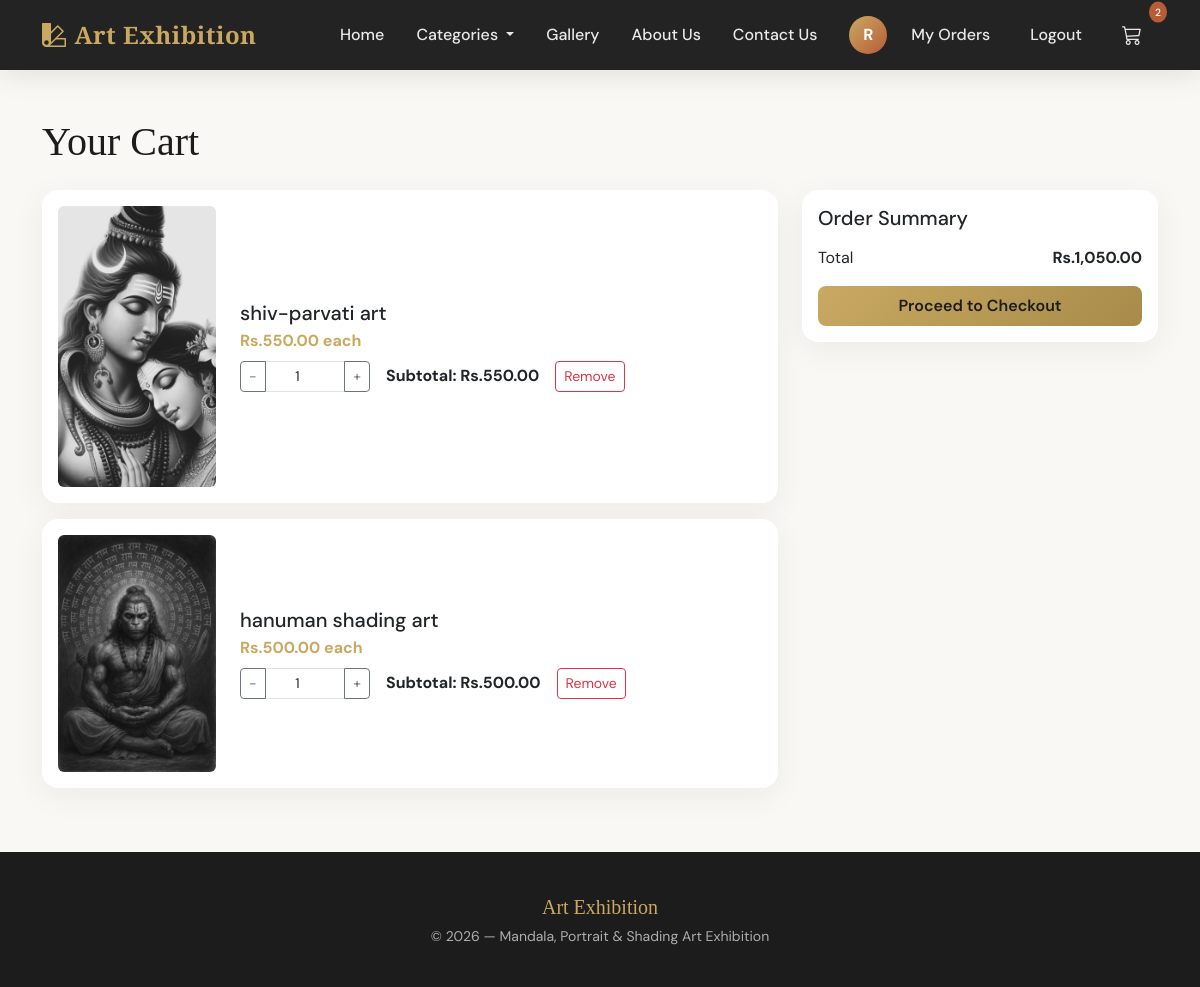
The page /cart/ (signed in) on the database its author committed.
### core/models.py (models this page shows, shortened)
class SiteSettings(models.Model):
    site_name = models.CharField(max_length=100, default='Art Exhibition')
    about_us_title = models.CharField(max_length=200, default='About Art Exhibition')
    about_us_content = models.TextField(default='We showcase beautiful artworks including mandala, portrait, and shading art.')
    contact_email = models.EmailField(default='contact@artexhibition.com')
    contact_phone = models.CharField(max_length=20, default='+91 98765 43210')
    contact_address = models.TextField(default='123 Art Gallery Street, Mumbai, India')
    hero_title = models.CharField(max_length=200, default='Discover Beautiful Art')
    hero_subtitle = models.CharField(max_length=300, default='Mandala, Portrait & Shading Art Exhibition')
    hero_background = models.ImageField(upload_to='hero/', blank=True, null=True)
    hero_background_url = models.URLField(blank=True, null=True)

class User(AbstractUser):
    USER_TYPE_CHOICES = (
        ('admin', 'Admin'),
        ('client', 'Client'),
    )
    email = models.EmailField(unique=True)
    user_type = models.CharField(max_length=10, choices=USER_TYPE_CHOICES, default='client')
    phone = models.CharField(max_length=15, blank=True)
    address = models.TextField(blank=True)
    profile_pic = models.ImageField(upload_to='profiles/', blank=True, null=True)
    created_at = models.DateTimeField(auto_now_add=True)
    updated_at = models.DateTimeField(auto_now=True)
    USERNAME_FIELD = 'email'
    REQUIRED_FIELDS = ['username']
    def get_display_name(self):
        if self.username:
            return self.username[0].upper()
        if self.email:
            return self.email[0].upper()
        return 'U'

class Cart(models.Model):
    user = models.ForeignKey(User, on_delete=models.CASCADE, related_name='carts')
    painting = models.ForeignKey(Painting, on_delete=models.CASCADE, related_name='cart_items')
    quantity = models.PositiveIntegerField(default=1)
    created_at = models.DateTimeField(auto_now_add=True)
    class Meta:
        ordering = ['-created_at']
        unique_together = ['user', 'painting']
    @property
    def subtotal(self):
        return self.painting.price * self.quantity

class Painting(models.Model):
    title = models.CharField(max_length=255)
    slug = models.SlugField(unique=True, max_length=255)
    description = models.TextField(blank=True)
    category = models.ForeignKey(Category, on_delete=models.SET_NULL, null=True, related_name='paintings')
    image = models.ImageField(upload_to=painting_upload_path, blank=True, null=True)
    image_url = models.URLField(blank=True, null=True, help_text='External image URL if no file uploaded')
    price = models.DecimalField(max_digits=10, decimal_places=2, default=0)
    dimension = models.CharField(max_length=100, blank=True)
    medium = models.CharField(max_length=100, blank=True)
    is_available = models.BooleanField(default=True)
    stock = models.PositiveIntegerField(null=True, blank=True)
    sold_count = models.PositiveIntegerField(default=0)
    created_at = models.DateTimeField(auto_now_add=True)
    updated_at = models.DateTimeField(auto_now=True)
    class Meta:
        ordering = ['-created_at']
    def get_image_url(self):
        if self.image:
            return self.image.url
        if self.image_url:
            return self.image_url
        return 'https://images.unsplash.com/photo-1541961017774-22349e4a1262?w=400&h=400&fit=crop'

### core/views.py (the view)
# urls.py: path('cart/', views.cart_view, name='cart'),
@login_required
def cart_view(request):
    items = Cart.objects.filter(user=request.user).select_related('painting')
    total = sum(c.subtotal for c in items)
    return render(request, 'core/cart.html', {'cart_items': items, 'cart_total': total})

### core/context_processors.py (called while the page is built)
def cart_count(request):
    try:
        if request.user.is_authenticated:
            return {'cart_count': Cart.objects.filter(user=request.user).count()}
    except Exception:
        pass
    return {'cart_count': 0}

def site_settings(request):
    try:
        s = SiteSettings.objects.first()
        return {'site_settings': s if s else SiteSettings()}
    except Exception:
        return {'site_settings': SiteSettings()}

def nav_categories(request):
    try:
        cats = Category.objects.order_by('name')
        return {'nav_categories': cats}
    except Exception:
        return {'nav_categories': []}

### templates/core/cart.html (shortened to what this page needs)
{% extends 'base.html' %}
{% load humanize %}
{% block content %}
<section class="py-5">
    <div class="container">
        <h1 class="font-display mb-4">Your Cart</h1>
        {% if cart_items %}
        <div class="row">
            <div class="col-lg-8">
                {% for item in cart_items %}
                <div class="card card-art mb-3">
                    <div class="card-body">
                        <div class="row align-items-center">
                            <div class="col-4 col-md-3">
                                <img src="{{ item.painting.get_image_url }}" alt="{{ item.painting.title }}" class="img-fluid rounded">
                            </div>
                            <div class="col-8 col-md-9">
                                <h5 class="mb-1">{{ item.painting.title }}</h5>
                                <p class="mb-2 fw-bold" style="color: var(--art-gold);">Rs.{{ item.painting.price|intcomma }} each</p>
                                <div class="d-flex align-items-center gap-3 flex-wrap">
                                    <form action="{% url 'core:cart_update' item.id %}" method="post" class="d-flex align-items-center qty-form">
                                        <div class="input-group input-group-sm" style="max-width: 130px;">
                                            <button type="button" class="btn btn-outline-secondary btn-qty" data-delta="-1">-</button>
                                            <input type="number" name="quantity" value="{{ item.quantity }}" min="1" class="form-control text-center qty-input">
                                            <button type="button" class="btn btn-outline-secondary btn-qty" data-delta="1">+</button>
                                        </div>
                                    </form>
                                    <span class="fw-bold">Subtotal: Rs.{{ item.subtotal|intcomma }}</span>
                                    <form action="{% url 'core:cart_remove' item.id %}" method="post" class="d-inline">
                                        <button type="submit" class="btn btn-outline-danger btn-sm">Remove</button>
                                    </form>
                                </div>
                            </div>
                        </div>
                    </div>
                </div>
                {% endfor %}
            </div>
            <div class="col-lg-4">
                <div class="card card-art">
                    <div class="card-body">
                        <h5 class="mb-3">Order Summary</h5>
                        <p class="d-flex justify-content-between"><span>Total</span><strong>Rs.{{ cart_total|intcomma }}</strong></p>
                        <a href="{% url 'core:checkout' %}" class="btn btn-art w-100">Proceed to Checkout</a>
                    </div>
                </div>
            </div>
        </div>
        {% else %}
        <div class="text-center py-5">
            <p class="text-muted">Your cart is empty.</p>
            <a href="{% url 'core:gallery' %}" class="btn btn-art">Browse Gallery</a>
        </div>
        {% endif %}
    </div>
</section>
{% endblock %}

### templates/base.html (shortened to what this page needs)
{% load static %}
<!DOCTYPE html>
<html lang="en">
<head>
    <link href="https://cdn.jsdelivr.net/npm/bootstrap@5.3.2/dist/css/bootstrap.min.css" rel="stylesheet">
    <link rel="stylesheet" href="https://cdn.jsdelivr.net/npm/bootstrap-icons@1.11.1/font/bootstrap-icons.css">
</head>
<body class="d-flex flex-column min-vh-100">
    {% block nav %}
    <nav class="navbar navbar-expand-lg navbar-dark navbar-art sticky-top">
        <div class="container">
            <a class="navbar-brand" href="{% url 'core:home' %}">
                <i class="bi bi-palette2 me-2"></i>{{ site_settings.site_name }}
            </a>
            <div class="collapse navbar-collapse" id="navbarNav">
                <ul class="navbar-nav ms-auto">
                    <li class="nav-item"><a class="nav-link {% if request.resolver_match.url_name == 'home' %}active{% endif %}" href="{% url 'core:home' %}">Home</a></li>
                    <li class="nav-item dropdown">
                        <a class="nav-link dropdown-toggle" href="#" id="categoryDropdown" role="button" data-bs-toggle="dropdown" aria-expanded="false">
                            Categories
                        </a>
                    </li>
                    <li class="nav-item"><a class="nav-link" href="{% url 'core:gallery' %}">Gallery</a></li>
                    <li class="nav-item"><a class="nav-link" href="{% url 'core:about_us' %}">About Us</a></li>
                    <li class="nav-item"><a class="nav-link" href="{% url 'core:contact_us' %}">Contact Us</a></li>
                </ul>
                <ul class="navbar-nav align-items-center gap-2 ms-3">
                    {% if user.is_authenticated %}
                    <li class="nav-item">
                        <div class="user-avatar" title="{{ user.email }}">
                            {{ user.get_display_name }}
                        </div>
                    </li>
                    <li class="nav-item"><a class="nav-link" href="{% url 'core:order_list' %}">My Orders</a></li>
                    <li class="nav-item"><a class="nav-link" href="{% url 'core:logout' %}">Logout</a></li>
                    {% else %}
                    <li class="nav-item"><a class="btn btn-outline-art btn-sm" href="{% url 'core:register' %}">Register</a></li>
                    <li class="nav-item"><a class="btn btn-art btn-sm" href="{% url 'core:login' %}">Login</a></li>
                    {% endif %}
                    {% if user.is_authenticated %}
                    <li class="nav-item">
                        <a class="nav-link position-relative" href="{% url 'core:cart' %}">
                            <i class="bi bi-cart3 fs-5"></i>
                            {% if cart_count %}<span class="cart-badge position-absolute top-0 start-100 translate-middle">{{ cart_count }}</span>{% endif %}
                        </a>
                    </li>
                    {% endif %}
                </ul>
            </div>
        </div>
    </nav>
    {% endblock %}
    <main class="flex-grow-1">
        {% block content %}{% endblock %}
    </main>
    {% block footer %}
    <footer class="mt-auto">
        <div class="container text-center">
            <p class="mb-1 font-display fs-5" style="color: var(--art-gold);">{{ site_settings.site_name }}</p>
            <p class="small mb-0 opacity-75">© {% now "Y" %} — Mandala, Portrait & Shading Art Exhibition</p>
        </div>
    </footer>
    {% endblock %}
</body>
</html>

### templates/base.html (style rules this page uses)
:root { --art-ivory: #FAF8F5; --art-charcoal: #1C1C1C; --art-gold: #C9A962; --art-terracotta: #B85C38; --art-sage: #7D8B6F; --art-cream: #F5F0E8; }
* { box-sizing: border-box; }
body { font-family: 'DM Sans', sans-serif; background: var(--art-ivory); color: var(--art-charcoal); min-height: 100vh; overflow-x: hidden; }
.font-display { font-family: 'Playfair Display', serif; }
.navbar-art { background: rgba(28, 28, 28, 0.97) !important; backdrop-filter: blur(12px); box-shadow: 0 4px 30px rgba(0,0,0,0.1); padding: 0.75rem 0; }
.navbar-art .navbar-brand { font-family: 'Playfair Display', serif; font-weight: 700; font-size: 1.5rem; color: var(--art-gold) !important; letter-spacing: 0.5px; }
.navbar-art .nav-link { color: rgba(255,255,255,0.9) !important; font-weight: 500; padding: 0.5rem 1rem !important; border-radius: 6px; transition: all 0.3s ease; }
.user-avatar { width: 38px; height: 38px; border-radius: 50%; background: linear-gradient(135deg, var(--art-gold), var(--art-terracotta)); color: white; display: flex; align-items: center; justify-content: center; font-weight: 700; font-size: 1rem; }
.cart-badge { background: var(--art-terracotta); color: white; font-size: 0.65rem; padding: 0.25em 0.5em; border-radius: 50%; min-width: 18px; text-align: center; }
.btn-art { background: linear-gradient(135deg, var(--art-gold), #a88b4a); color: var(--art-charcoal); border: none; font-weight: 600; padding: 0.5rem 1.25rem; border-radius: 8px; transition: all 0.3s ease; }
.card-art { border: none; border-radius: 16px; overflow: hidden; box-shadow: 0 8px 32px rgba(28, 28, 28, 0.06); transition: all 0.4s cubic-bezier(0.4, 0, 0.2, 1); }
footer { background: var(--art-charcoal); color: rgba(255,255,255,0.85); padding: 2.5rem 0; margin-top: auto; }

### rows shown on the page
SiteSettings: site_name "Art Exhibition"
User: get_display_name "R"
Cart: shows a picture, painting "shiv-parvati art", painting.price "550.00", quantity "1", subtotal "550.00"
Cart: shows a picture, painting "hanuman shading art", painting.price "500.00", quantity "1", subtotal "500.00"

### other values the page prints
{{ cart_count }} "2"
{{ cart_total|intcomma }} "1,050.00"
